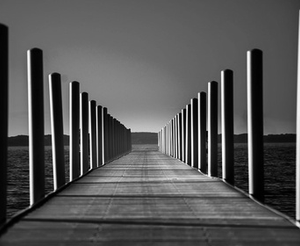
%> input picture clases/Cap08_Segmentacion/matlab/dock.jpg (cropped and resized to the size of MATLAB's example picture, made grey), 300 x 246 px, given in place of coins.png, which was not available
$ octave IMG08_SegFiltering.m   (GNU Octave 9; MATLAB toolbox functions it lacks are replaced by stand-ins)
%> lines starting %> are read from the running program, lines starting %| are printed output that depends on the picture; pictures that were not available may be replaced by others from this repository, and a replacement may not be noted
% Example:
%
% Segmentation using Filtering and Threshols
%
% Computer Vision Course
% (c) Domingo Mery (2014) - http://dmery.ing.puc.cl


close all
clear all

I = double(imread('coins.png'));
%> I: size 246x300 double; min 0, max 255, mean 85.5; mean of the top-left, top-right, bottom-left and bottom-right quarters 100.4, 88.6, 72.1, 81

figure(1)
imshow(I,[])
ra = input('Size of the circle mask? (example 29 pixels)');
%> the answer given: 3

N = fix(2*ra +1.5);
n = (N-1)/2;
M = zeros(N,N);

for i=1:N
    for j=1:N;
        r = sqrt((i-n)^2+(j-n)^2);
        if r < ra
            M(i,j) = 1;
        end
    end
end
M = M/sum(M(:));
figure(2)
imshow(M,[])
J = conv2(I,M,'same');
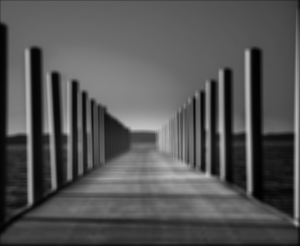
%> J: size 246x300 double; min 1.4, max 196.1, mean 84.9
figure(3)
imshow(J,[]);
figure
mesh(J)
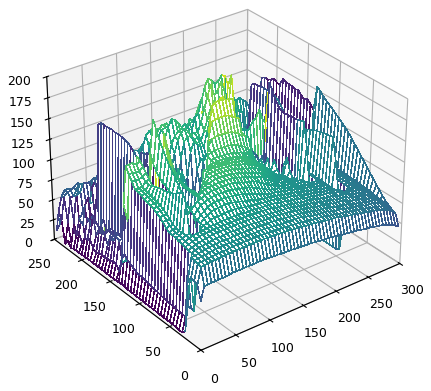
%> figure redrawn from the program's plot data

% local maxima
%> (the run ends here)

$ run again, on clases/Cap08_Segmentacion/matlab/zebras.jpg (cropped and resized to the size of MATLAB's example picture, made grey)
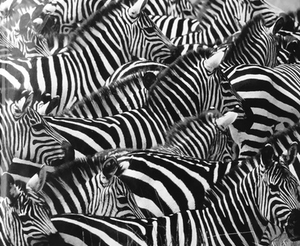
%> input picture clases/Cap08_Segmentacion/matlab/zebras.jpg (cropped and resized to the size of MATLAB's example picture, made grey), 300 x 246 px, given in place of coins.png, which was not available
%> `J = conv2(I,M,'same');`:
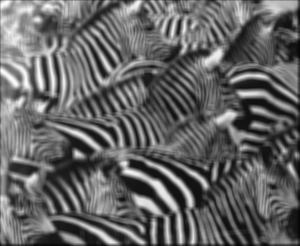
%> J: size 246x300 double; min 6.68, max 252.7, mean 101.5
%> `mesh(J)`:
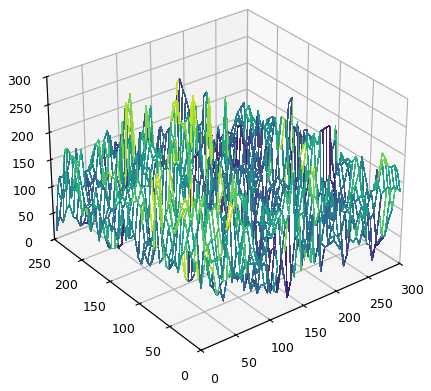
%> figure redrawn from the program's plot data
